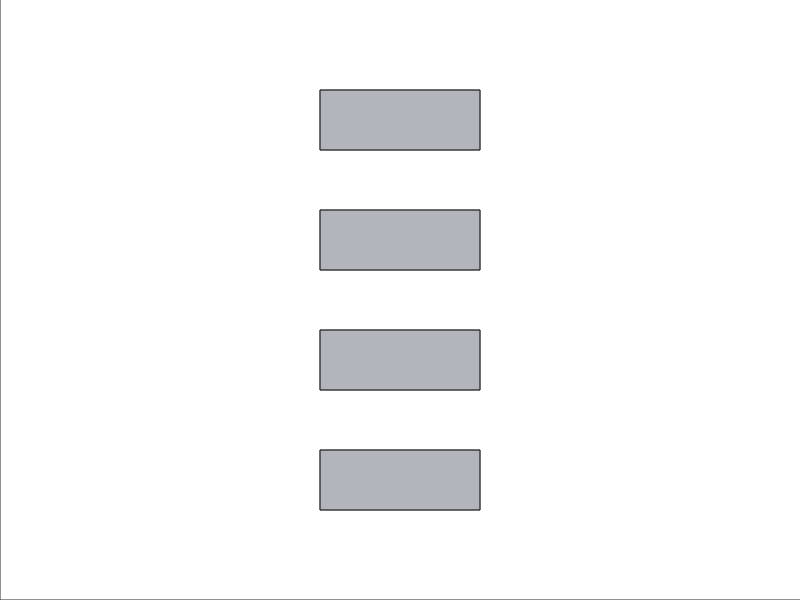

This figure's MATLAB source: (Note: this script raises an error after producing the figure.)
%close level selection interface
close all

%establish wall positions
%          x1 y1  x2  y2
walls = [  4  1.5   6   1.5; ...
           4  2.5   6   2.5; ...
           4  1.5   4   2.5; ...
           6  1.5   6   2.5; ...
           4  3.5   6   3.5; ...
           4  4.5   6   4.5; ...
           4  3.5   4   4.5; ...
           6  3.5   6   4.5; ...
           4  5.5   6   5.5; ...
           4  6.5   6   6.5; ...
           4  5.5   4   6.5; ...
           6  5.5   6   6.5; ...
           4  7.5   6   7.5; ...
           4  8.5   6   8.5; ...
           4  7.5   4   8.5; ...
           6  7.5   6   8.5];

%define initial velocity, timestep, and coefficient of restitution
coefficient_of_restitution = 1;
timestep = 0.1;
v0 = 1.0;

%set the axis field to 10 x 10
fig = figure('Color', 'white');
axis ([0 10 0 10]);
set(fig, 'Position', [440 378 500 500])
set(gca,'position',[0 0 1 1],'units','normalized')

%turn off the tick labels
set(gca, 'XTick', [])
set(gca, 'YTick', [])

%define grey color
grey = [179, 182, 188] ./ 256;

%plot the walls (indices 1 and 3 are x positions, indices 2 and 4 are y
%positions)
w1 = line(walls(1:4,[1 3])',walls(1:4,[2 4])', 'Color', grey);
w2 = line(walls(5:8,[1 3])',walls(5:8,[2 4])', 'Color', grey);
w3 = line(walls(9:12,[1 3])',walls(9:12,[2 4])', 'Color', grey);
w4 = line(walls(13:16,[1 3])',walls(13:16,[2 4])', 'Color', grey);
%patch the inside of the walls to give appearance of solid shape
shape1 = patch([4 6 6 4 4], [1.5 1.5 2.5 2.5 1.5], grey);
shape2 = patch([4 6 6 4 4], [3.5 3.5 4.5 4.5 3.5], grey);
shape3 = patch([4 6 6 4 4], [5.5 5.5 6.5 6.5 5.5], grey);
shape4 = patch([4 6 6 4 4], [7.5 7.5 8.5 8.5 7.5], grey);

%select position and launch angle of ball
[x0, y0, launchX, launchY, b_init, arrow] = userSelect([4 6 6 4 4 NaN...
    4 6 6 4 4 NaN 4 6 6 4 4 NaN 4 6 6 4 4], [1.5 1.5 2.5 2.5 1.5 NaN...
    3.5 3.5 4.5 4.5 3.5 NaN 5.5 5.5 6.5 6.5 5.5 NaN 7.5 7.5 8.5 8.5 7.5]);

%use keyboard commands to reselect current position/angle or to launch ball
%force entry into loops
key = 0;
while key~=1
    waitforbuttonpress
    key=get(fig,'CurrentCharacter');
    if key == 'r'
        %remove the current arrow and ball
        delete(b_init)
        delete(arrow)
        %reset position and angle of ball
        [x0, y0, launchX, launchY, b_init, arrow] = userSelect([4 6 6 4 4 NaN...
    4 6 6 4 4 NaN 4 6 6 4 4 NaN 4 6 6 4 4], [1.5 1.5 2.5 2.5 1.5 NaN...
    3.5 3.5 4.5 4.5 3.5 NaN 5.5 5.5 6.5 6.5 5.5 NaN 7.5 7.5 8.5 8.5 7.5]);
        %break out of the loop
        key = 0;
    elseif key == 32
        %remove the arrow from the plot
        delete(arrow)
        
        %determine components of velocity 
        [vx, vy] = calculateVelocity(v0, x0, y0, launchX, launchY);
        
        %plot initial ball image
        [ballState, oldBallState, trail] = initialPlot(x0, y0, vx, vy);
        
        %while the ball is within the bounds of the screen
        while ballState(1) < 10 && ballState(1) > 0 && ballState(2) < 10 ...
                && ballState(2) > 0
            
            %update the plot and the ball states
            [ballState, oldBallState, wallCollide] = updatePlot(ballState, oldBallState,...
            b_init, trail, timestep, walls, coefficient_of_restitution);
            
            %if the ball collides with the shape (meaning the velocity has
            %changed)
            if ballState(end, 3) ~= oldBallState(end-1, 3) || ballState(end, 4)...
                    ~= oldBallState(end-1, 4)
                %if the ball collided with the first shape
                if wallCollide(2) == 1.5 || wallCollide(2) == 2.5
                %make the first shape and corresponding walls disappear
                    delete(w1)
                    delete(shape1)
                    walls(1:4, :) = NaN(4,4);
                elseif wallCollide(2) == 3.5 || wallCollide(2) == 4.5
                %make the second shape and corresponding walls disappear
                    delete(w2)
                    delete(shape2)
                    walls(5:8, :) = NaN(4,4);
                elseif wallCollide(2) == 5.5 || wallCollide(2) == 6.5
                    %make the second shape and corresponding walls disappear
                    delete(w3)
                    delete(shape3)
                    walls(9:12, :) = NaN(4,4);
                elseif wallCollide(2) == 7.5 || wallCollide(2) == 8.5
                    %make the second shape and corresponding walls disappear
                    delete(w4)
                    delete(shape4)
                    walls(13:16, :) = NaN(4,4);
                end
            end
            %pause to produce animation
            pause (0.01);
        end
        %break out of the loop
        key = 1;
    else
        key = 0;
    end
end

%check if level has been won
%if so, display winner screen
WinnerScreen([shape1, shape2, shape3, shape4], ballState(1), ballState(2), 'Level4.m')